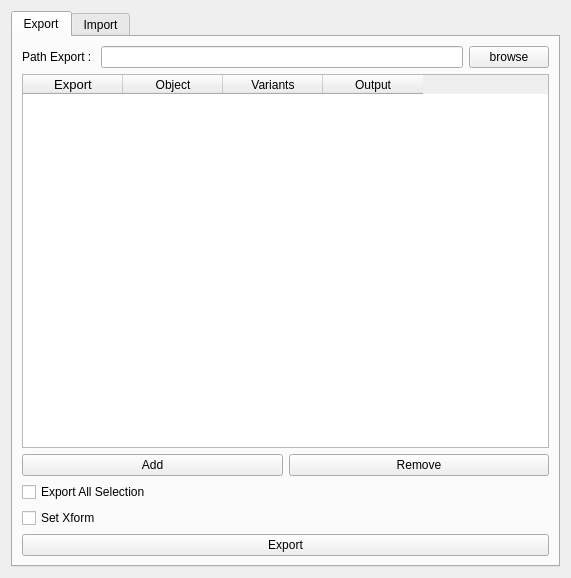
<?xml version="1.0" encoding="UTF-8"?>
<ui version="4.0">
 <class>Form</class>
 <widget class="QWidget" name="Form">
  <property name="geometry">
   <rect>
    <x>0</x>
    <y>0</y>
    <width>571</width>
    <height>578</height>
   </rect>
  </property>
  <property name="windowTitle">
   <string>Form</string>
  </property>
  <layout class="QGridLayout" name="gridLayout">
   <item row="4" column="0">
    <layout class="QVBoxLayout" name="verticalLayout">
     <item>
      <widget class="QTabWidget" name="tabWidget">
       <property name="currentIndex">
        <number>0</number>
       </property>
       <widget class="QWidget" name="Export">
        <attribute name="title">
         <string>Export</string>
        </attribute>
        <layout class="QHBoxLayout" name="horizontalLayout">
         <item>
          <layout class="QVBoxLayout" name="verticalLayout_3">
           <item>
            <layout class="QHBoxLayout" name="horizontalLayout_2">
             <item>
              <widget class="QLabel" name="path_label">
               <property name="text">
                <string>Path Export : </string>
               </property>
              </widget>
             </item>
             <item>
              <widget class="QLineEdit" name="path_export">
               <property name="enabled">
                <bool>true</bool>
               </property>
               <property name="font">
                <font>
                 <kerning>true</kerning>
                </font>
               </property>
               <property name="readOnly">
                <bool>false</bool>
               </property>
              </widget>
             </item>
             <item>
              <widget class="QPushButton" name="browseX_pushButton">
               <property name="text">
                <string>browse</string>
               </property>
              </widget>
             </item>
            </layout>
           </item>
           <item>
            <widget class="QTableWidget" name="export_tableWidget">
             <column>
              <property name="text">
               <string>Export</string>
              </property>
              <property name="font">
               <font>
                <pointsize>10</pointsize>
               </font>
              </property>
             </column>
             <column>
              <property name="text">
               <string>Object</string>
              </property>
             </column>
             <column>
              <property name="text">
               <string>Variants</string>
              </property>
             </column>
             <column>
              <property name="text">
               <string>Output</string>
              </property>
             </column>
            </widget>
           </item>
           <item>
            <layout class="QHBoxLayout" name="horizontalLayout_3">
             <item>
              <widget class="QPushButton" name="add_button">
               <property name="text">
                <string>Add</string>
               </property>
              </widget>
             </item>
             <item>
              <widget class="QPushButton" name="remove_button">
               <property name="sizePolicy">
                <sizepolicy hsizetype="Minimum" vsizetype="Fixed">
                 <horstretch>0</horstretch>
                 <verstretch>0</verstretch>
                </sizepolicy>
               </property>
               <property name="text">
                <string>Remove</string>
               </property>
              </widget>
             </item>
            </layout>
           </item>
           <item>
            <widget class="QCheckBox" name="export_all_checkBox">
             <property name="text">
              <string>Export All Selection</string>
             </property>
            </widget>
           </item>
           <item>
            <widget class="QCheckBox" name="set_xform_checkBox">
             <property name="text">
              <string>Set Xform</string>
             </property>
            </widget>
           </item>
           <item>
            <widget class="QPushButton" name="export_button">
             <property name="sizePolicy">
              <sizepolicy hsizetype="Minimum" vsizetype="Fixed">
               <horstretch>100</horstretch>
               <verstretch>0</verstretch>
              </sizepolicy>
             </property>
             <property name="minimumSize">
              <size>
               <width>0</width>
               <height>0</height>
              </size>
             </property>
             <property name="sizeIncrement">
              <size>
               <width>0</width>
               <height>100</height>
              </size>
             </property>
             <property name="text">
              <string>Export</string>
             </property>
            </widget>
           </item>
           <item>
            <layout class="QHBoxLayout" name="horizontalLayout_5"/>
           </item>
          </layout>
         </item>
        </layout>
       </widget>
       <widget class="QWidget" name="Import">
        <attribute name="title">
         <string>Import</string>
        </attribute>
        <layout class="QVBoxLayout" name="verticalLayout_2">
         <item>
          <layout class="QHBoxLayout" name="horizontalLayout_4">
           <item>
            <widget class="QLabel" name="newusd_label">
             <property name="text">
              <string>Path Import :</string>
             </property>
            </widget>
           </item>
           <item>
            <widget class="QLineEdit" name="path_import"/>
           </item>
           <item>
            <widget class="QPushButton" name="browse_pushButton">
             <property name="text">
              <string>browse</string>
             </property>
            </widget>
           </item>
          </layout>
         </item>
         <item>
          <widget class="QListWidget" name="import_listWidget"/>
         </item>
         <item>
          <widget class="QPushButton" name="import_pushButton">
           <property name="text">
            <string>Import</string>
           </property>
          </widget>
         </item>
        </layout>
       </widget>
      </widget>
     </item>
    </layout>
   </item>
  </layout>
 </widget>
 <resources/>
 <connections/>
</ui>
